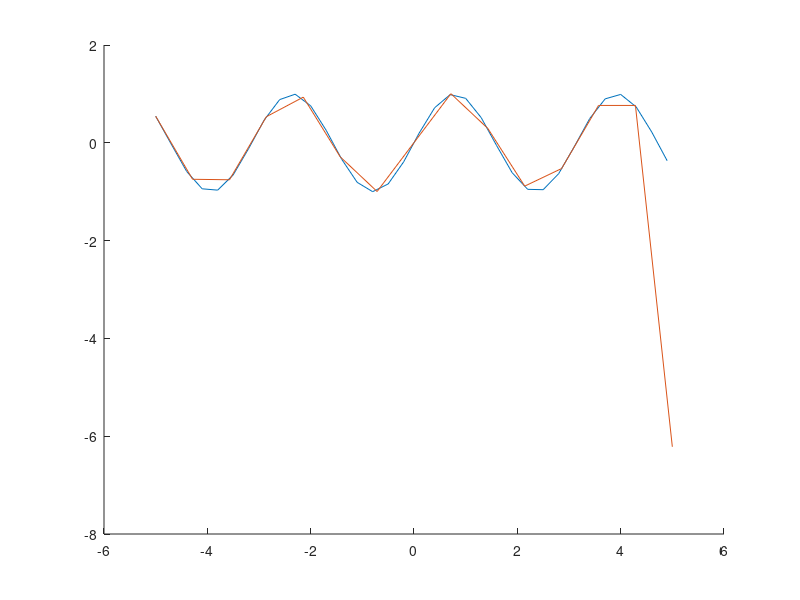

The MATLAB script that drew this image:
function r=pb3()
  x=[-5:0.3:5];
  f=sin(2.*x);
  fp=2.*cos(2.*x);
  hold on;
  plot(x,f);
  nodes=linspace(-5,5,15);
  r=[];
  for i= 1:length(nodes)
    r=[r hermite(x,f,fp,nodes(i))];
  endfor
  fprintf('%11.8f \n\n',r)
  plot(nodes,r);
  hold off;
endfunction

function r=hermite(x,f,fp,v)
  z=[];
  for i= 1:length(x)
    z=[z x(i) x(i)];
  endfor
  dist=f;
  f=[];
  for i= 1:length(dist)
    f=[f dist(i) dist(i)];
  endfor
  speed=fp;
  fp=[];
  for i= 1:length(speed)
    fp=[fp speed(i) speed(i)];
  endfor
  d=divdiff(z,f,fp);
  r=f(1);
  multy=1;
  for i= 1:length(z)-1
    multy=multy.*(v-z(i));
    r=r+round(multy.*d(i)*100)/100;
  endfor
endfunction

function r=divdiff(z,f,fp)
  format short g;
  n = length(z);
  mat = [f', NaN * zeros(n,n-1)];
  for i= 1:length(f)-1
    if mod(i,2)==0
      mat(i,2)=(mat(i+1,1)-mat(i,1))./(z(i+(1))-z(i));
    else
      mat(i,2)=fp(i);
    endif
  endfor
  for i = 3:n
    for j = 1:n-i+1
      mat(j,i)=(mat(j+1,i-1)-mat(j,i-1)) ./ (z(j+(i-1))-z(j));
    endfor
  endfor
  r=mat(1,2:end);
endfunction